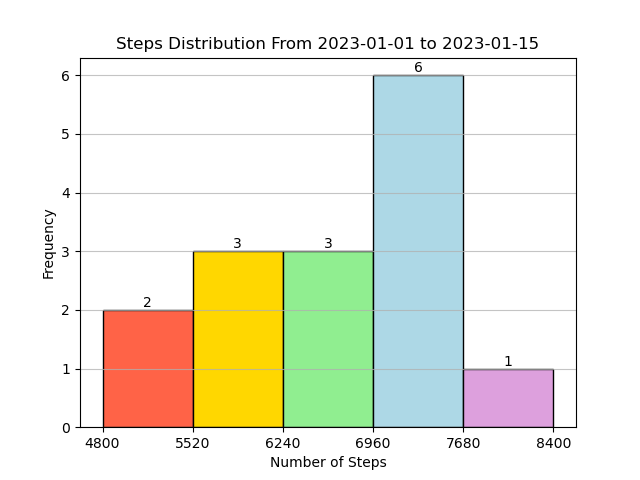

The Python source for this figure:

import matplotlib.pyplot as plt
from datetime import datetime

# Given data
data = [
    {'Date': '2023-01-01', 'Steps': 5230},
    {'Date': '2023-01-02', 'Steps': 6870},
    {'Date': '2023-01-03', 'Steps': 7020},
    {'Date': '2023-01-04', 'Steps': 5670},
    {'Date': '2023-01-05', 'Steps': 6500},
    {'Date': '2023-01-06', 'Steps': 7100},
    {'Date': '2023-01-07', 'Steps': 7000},
    {'Date': '2023-01-08', 'Steps': 4800},
    {'Date': '2023-01-09', 'Steps': 5600},
    {'Date': '2023-01-10', 'Steps': 6900},
    {'Date': '2023-01-11', 'Steps': 8400},
    {'Date': '2023-01-12', 'Steps': 7300},
    {'Date': '2023-01-13', 'Steps': 5900},
    {'Date': '2023-01-14', 'Steps': 7200},
    {'Date': '2023-01-15', 'Steps': 7550}
]

# Extract steps values for histogram
steps = [entry['Steps'] for entry in data]

# Create histogram
n, bins, patches = plt.hist(steps, bins=5, color='skyblue', edgecolor='black')

# Add a title and labels
plt.title('Steps Distribution From 2023-01-01 to 2023-01-15')
plt.xlabel('Number of Steps')
plt.ylabel('Frequency')

# Annotate the histogram with the number of steps for each bin
for i in range(len(n)):
    plt.text(bins[i] + (bins[i+1]-bins[i])/2, n[i], str(int(n[i])),
             ha='center', va='bottom')

# Set the color of each bar based on its height
max_height = max(n)
colors = ['tomato', 'gold', 'lightgreen', 'lightblue', 'plum']
for bar, color in zip(patches, colors):
    bar.set_facecolor(color)

# Optionally, format x-axis with step size
plt.xticks(bins)

# Show the plot with a grid
plt.grid(axis='y', alpha=0.75)
plt.show()
